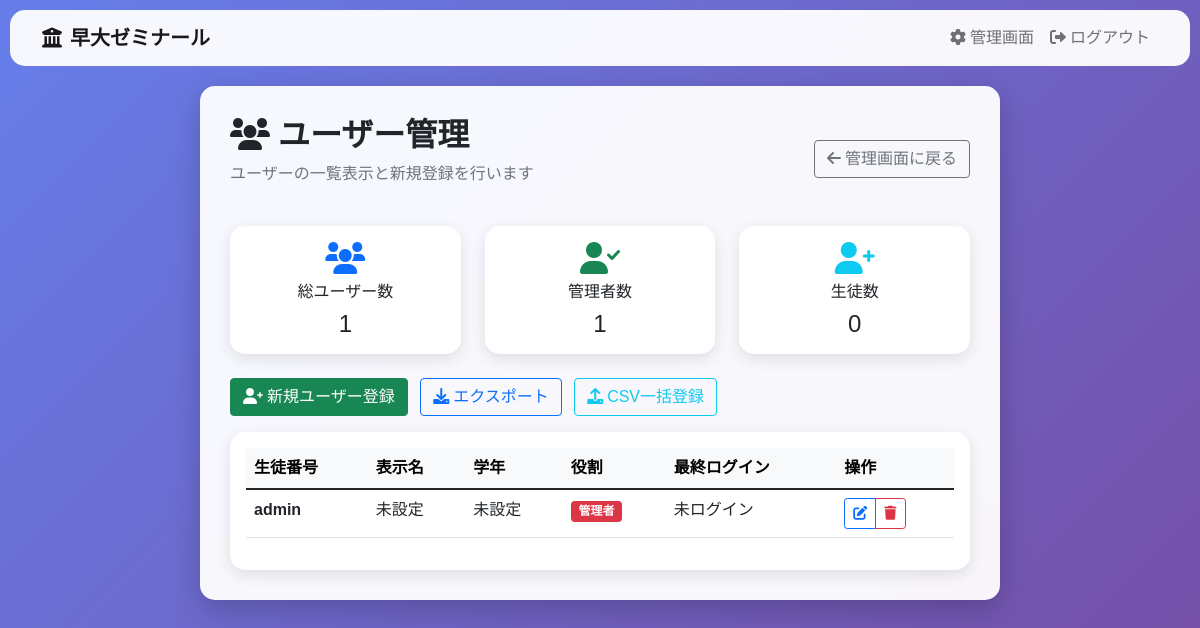
Page /admin/users (signed in) on the committed database.
### tables this page shows
CREATE TABLE users (
            id INTEGER PRIMARY KEY AUTOINCREMENT,
            username TEXT NOT NULL,
            full_name TEXT,
            email TEXT,
            password_hash TEXT NOT NULL,
            is_admin BOOLEAN DEFAULT FALSE,
            is_active BOOLEAN DEFAULT TRUE,
            grade TEXT,
            last_login TIMESTAMP,
            created_at TIMESTAMP DEFAULT CURRENT_TIMESTAMP
        );

### routes/admin.py (the view)
@admin_bp.route('/admin/users')
@login_required
@admin_required
def admin_users():
    try:
        with get_db_connection() as conn:
            with get_db_cursor(conn) as cur:
                cur.execute('''
                    SELECT id, username, is_admin, full_name, grade, last_login
                    FROM users
                    ORDER BY created_at DESC
                ''')
                users_data = cur.fetchall()
                users = []
                for user_data in users_data:
                    users.append({
                        'id': user_data[0],
                        'username': user_data[1],
                        'is_admin': bool(user_data[2]),
                        'full_name': user_data[3],
                        'grade': user_data[4],
                        'last_login': user_data[5]
                    })
                return render_template('admin_users.html', users=users)
    except Exception as e:
        current_app.logger.error(f"ユーザー管理画面エラー: {e}")
        flash('ユーザー管理画面の読み込みに失敗しました', 'error')
        return redirect(url_for('admin.admin'))

### app.py (called while the page is built)
@app.context_processor
def inject_csrf_token():
    return dict(csrf_token=lambda: '')

@login_manager.user_loader
def load_user(user_id):
    return User.get(user_id)

### models/user.py (called while the page is built)
    @classmethod
    def get(cls, user_id):
        try:
            with get_db_connection() as conn:
                with get_db_cursor(conn) as cur:
                    placeholder = get_placeholder()
                    cur.execute(f"SELECT id, username, password_hash, full_name, is_admin FROM users WHERE id = {placeholder}", (user_id,))
                    row = cur.fetchone()
                    if row:
                        return cls(row[0], row[1], row[2], row[3], row[4])
        except Exception as e:
            pass
        return None

### routes/admin.py (called while the page is built)
def admin_required(f):
    @wraps(f)
    def decorated_function(*args, **kwargs):
        if not current_user.is_authenticated:
            return redirect(url_for('auth.login'))
        if not current_user.is_admin:
            flash('管理者権限が必要です', 'error')
            return redirect(url_for('home'))
        return f(*args, **kwargs)
    return decorated_function

### utils/db.py (called while the page is built, shortened)
@contextmanager
def get_db_connection():
    db_type = os.getenv('DB_TYPE', 'sqlite')
    if db_type == 'sqlite':
        db_path = os.path.abspath(os.getenv('DB_PATH', 'flashcards.db'))
        conn = None
        try:
            conn = sqlite3.connect(db_path, timeout=30.0)  # タイムアウトを30秒に設定
            conn.row_factory = sqlite3.Row  # 辞書形式でアクセス可能にする
            conn.execute("PRAGMA journal_mode=WAL")
            conn.execute("PRAGMA synchronous=NORMAL")
            conn.execute("PRAGMA cache_size=10000")
            conn.execute("PRAGMA temp_store=MEMORY")
            conn.execute("PRAGMA foreign_keys=ON")
            yield conn
        finally:
            if conn:
                try:
                    conn.close()
                except:
                    pass

@contextmanager
def get_db_cursor(conn, cursor_factory=None):
    db_type = os.getenv('DB_TYPE', 'sqlite')
    if db_type == 'sqlite':
        cursor = conn.cursor()
        try:
            yield cursor
        finally:
            cursor.close()

def get_placeholder(db_type=None):
    if db_type is None:
        db_type = os.getenv('DB_TYPE', 'sqlite')
    if db_type == 'sqlite':
        return '?'
    else:
        return '%s'

### templates/admin_users.html (shortened to what this page needs)
{% extends "base.html" %}
{% block content %}
<div class="mb-4">
    <div class="d-flex justify-content-between align-items-center">
        <div>
            <h2 class="fw-bold">
                <i class="fas fa-users me-2"></i>ユーザー管理
            </h2>
            <p class="text-muted">ユーザーの一覧表示と新規登録を行います</p>
        </div>
        <div>
            <a href="{{ url_for('admin.admin') }}" class="btn btn-outline-secondary">
                <i class="fas fa-arrow-left me-1"></i>管理画面に戻る
            </a>
        </div>
    </div>
</div>
<div class="row g-4 mb-4">
    <div class="col-md-4">
        <div class="card text-center">
            <div class="card-body">
                <i class="fas fa-users fa-2x text-primary mb-2"></i>
                <h6 class="card-title">総ユーザー数</h6>
                <p class="card-text h4">{{ users|length }}</p>
            </div>
        </div>
    </div>
    <div class="col-md-4">
        <div class="card text-center">
            <div class="card-body">
                <i class="fas fa-user-check fa-2x text-success mb-2"></i>
                <h6 class="card-title">管理者数</h6>
                <p class="card-text h4">{{ users|selectattr('is_admin', 'equalto', true)|list|length }}</p>
            </div>
        </div>
    </div>
    <div class="col-md-4">
        <div class="card text-center">
            <div class="card-body">
                <i class="fas fa-user-plus fa-2x text-info mb-2"></i>
                <h6 class="card-title">生徒数</h6>
                <p class="card-text h4">{{ users|selectattr('is_admin', 'equalto', false)|list|length }}</p>
            </div>
        </div>
    </div>
</div>
<div class="mb-3">
    <button class="btn btn-success me-2" onclick="showAddUserModal()">
        <i class="fas fa-user-plus me-1"></i>新規ユーザー登録
    </button>
    <button class="btn btn-outline-primary me-2" onclick="exportUsers()">
        <i class="fas fa-download me-1"></i>エクスポート
    </button>
    <button class="btn btn-outline-info me-2" onclick="showCsvUserUploadModal()">
        <i class="fas fa-upload me-1"></i>CSV一括登録
    </button>
</div>
<div class="card">
    <div class="card-body">
        <div class="table-responsive">
            <table class="table table-hover">
                <thead class="table-light">
                    <tr>
                        <th>生徒番号</th>
                        <th>表示名</th>
                        <th>学年</th>
                        <th>役割</th>
                        <th>最終ログイン</th>
                        <th>操作</th>
                    </tr>
                </thead>
                <tbody>
                    {% for user in users %}
                    <tr>
                        <td>
                            <div class="fw-bold">{{ user.username }}</div>
                        </td>
                        <td>{{ user.full_name or '未設定' }}</td>
                        <td>{{ user.grade or '未設定' }}</td>
                        <td>
                            {% if user.is_admin %}
                                <span class="badge bg-danger">管理者</span>
                            {% else %}
                                <span class="badge bg-primary">生徒</span>
                            {% endif %}
                        </td>
                        <td>{{ user.last_login or '未ログイン' }}</td>
                        <td>
                            <div class="btn-group btn-group-sm" role="group">
                                <button class="btn btn-outline-primary" onclick="editUser({{ user.id }})" title="編集">
                                    <i class="fas fa-edit"></i>
                                </button>
                                <button class="btn btn-outline-danger" onclick="deleteUser({{ user.id }})" title="削除">
                                    <i class="fas fa-trash"></i>
                                </button>
                            </div>
                        </td>
                    </tr>
                    {% endfor %}
                </tbody>
            </table>
        </div>
    </div>
</div>
{% endblock %}

### templates/base.html (style rules this page uses)
body { background: linear-gradient(135deg, #667eea 0%, #764ba2 100%); min-height: 100vh; font-family: 'Hiragino Kaku Gothic ProN', 'Yu Gothic', sans-serif; }
.card { border: none; border-radius: 15px; box-shadow: 0 5px 15px rgba(0, 0, 0, 0.1); transition: all 0.3s ease; }

### rows in the picture
users: username "admin", full_name "未設定", grade "未設定", is_admin "管理者", last_login "未ログイン"

### other values in the picture
{{ users|length }} "1"
{{ users|selectattr('is_admin', 'equalto', true)|list|length }} "1"
{{ users|selectattr('is_admin', 'equalto', false)|list|length }} "0"
